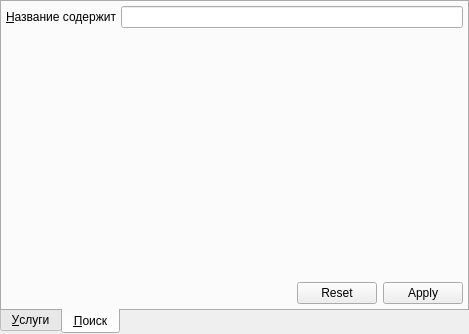
<?xml version="1.0" encoding="UTF-8"?>
<ui version="4.0">
 <class>DiagnosticServiceComboBoxPopup</class>
 <widget class="QWidget" name="DiagnosticServiceComboBoxPopup">
  <property name="geometry">
   <rect>
    <x>0</x>
    <y>0</y>
    <width>469</width>
    <height>334</height>
   </rect>
  </property>
  <property name="windowTitle">
   <string>Form</string>
  </property>
  <layout class="QHBoxLayout" name="horizontalLayout_2">
   <property name="spacing">
    <number>0</number>
   </property>
   <property name="margin">
    <number>0</number>
   </property>
   <item>
    <widget class="QTabWidget" name="tabWidget">
     <property name="tabPosition">
      <enum>QTabWidget::South</enum>
     </property>
     <property name="currentIndex">
      <number>1</number>
     </property>
     <widget class="QWidget" name="tabServices">
      <attribute name="title">
       <string>&amp;Услуги</string>
      </attribute>
      <layout class="QVBoxLayout" name="verticalLayout">
       <property name="spacing">
        <number>4</number>
       </property>
       <property name="margin">
        <number>4</number>
       </property>
       <item>
        <layout class="QVBoxLayout" name="verticalLayout_2">
         <item>
          <widget class="CTableView" name="tblServices">
           <property name="sizePolicy">
            <sizepolicy hsizetype="Expanding" vsizetype="Expanding">
             <horstretch>0</horstretch>
             <verstretch>0</verstretch>
            </sizepolicy>
           </property>
          </widget>
         </item>
         <item>
          <layout class="QHBoxLayout" name="horizontalLayout">
           <item>
            <widget class="QLabel" name="lblSearch">
             <property name="text">
              <string>Поиск </string>
             </property>
             <property name="buddy">
              <cstring>edtSearch</cstring>
             </property>
            </widget>
           </item>
           <item>
            <widget class="QLineEdit" name="edtSearch"/>
           </item>
          </layout>
         </item>
        </layout>
       </item>
      </layout>
     </widget>
     <widget class="QWidget" name="tabSearch">
      <attribute name="title">
       <string>&amp;Поиск</string>
      </attribute>
      <layout class="QGridLayout" name="gridLayout" columnstretch="0,0,2" columnminimumwidth="0,0,2">
       <property name="margin">
        <number>4</number>
       </property>
       <property name="spacing">
        <number>4</number>
       </property>
       <item row="0" column="1" colspan="2">
        <widget class="QLineEdit" name="edtName"/>
       </item>
       <item row="0" column="0">
        <widget class="QLabel" name="lblName">
         <property name="sizePolicy">
          <sizepolicy hsizetype="Fixed" vsizetype="Preferred">
           <horstretch>0</horstretch>
           <verstretch>0</verstretch>
          </sizepolicy>
         </property>
         <property name="text">
          <string>&amp;Название содержит</string>
         </property>
         <property name="buddy">
          <cstring>edtName</cstring>
         </property>
        </widget>
       </item>
       <item row="4" column="0" colspan="2">
        <spacer name="horizontalSpacer">
         <property name="orientation">
          <enum>Qt::Horizontal</enum>
         </property>
         <property name="sizeHint" stdset="0">
          <size>
           <width>172</width>
           <height>20</height>
          </size>
         </property>
        </spacer>
       </item>
       <item row="4" column="2">
        <widget class="QDialogButtonBox" name="buttonBox">
         <property name="sizePolicy">
          <sizepolicy hsizetype="Maximum" vsizetype="Fixed">
           <horstretch>0</horstretch>
           <verstretch>0</verstretch>
          </sizepolicy>
         </property>
         <property name="orientation">
          <enum>Qt::Horizontal</enum>
         </property>
         <property name="standardButtons">
          <set>QDialogButtonBox::Apply|QDialogButtonBox::Reset</set>
         </property>
         <property name="centerButtons">
          <bool>false</bool>
         </property>
        </widget>
       </item>
       <item row="3" column="0">
        <spacer name="verticalSpacer">
         <property name="orientation">
          <enum>Qt::Vertical</enum>
         </property>
         <property name="sizeHint" stdset="0">
          <size>
           <width>20</width>
           <height>40</height>
          </size>
         </property>
        </spacer>
       </item>
      </layout>
     </widget>
    </widget>
   </item>
  </layout>
 </widget>
 <customwidgets>
  <customwidget>
   <class>CTableView</class>
   <extends>QTableView</extends>
   <header>library/TableView.h</header>
  </customwidget>
 </customwidgets>
 <tabstops>
  <tabstop>tabWidget</tabstop>
  <tabstop>edtName</tabstop>
  <tabstop>buttonBox</tabstop>
 </tabstops>
 <resources/>
 <connections/>
</ui>
